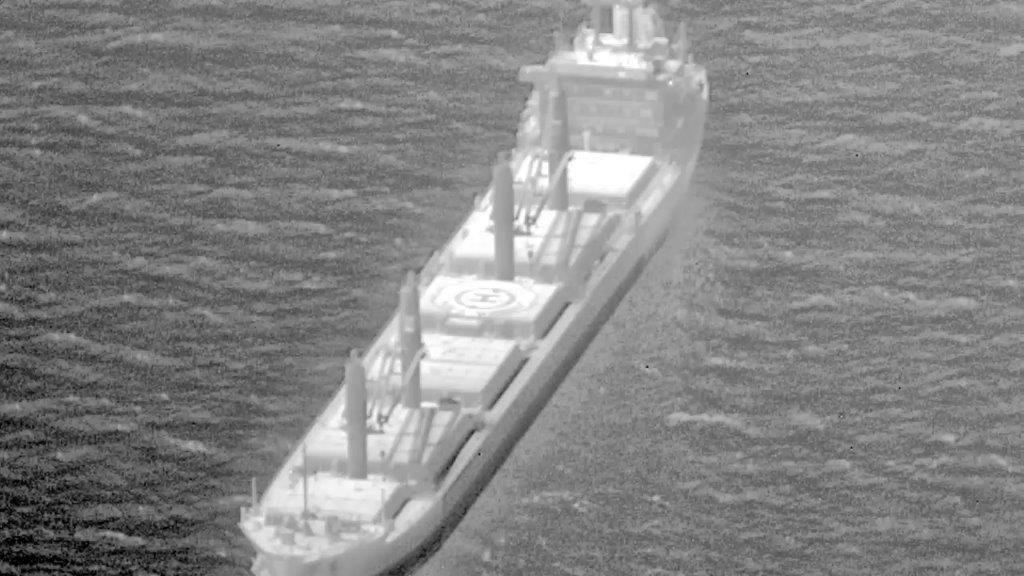
%> input picture compression/frame3.jpg, 1024 x 576 px
$ octave column_compression.m   (GNU Octave 9; MATLAB toolbox functions it lacks are replaced by stand-ins)
%> lines starting %> are read from the running program, lines starting %| are printed output that depends on the picture
### compression/dbbd.m
function [a] = dbbd(n2,m2)

a = zeros(1,1);
j = 1;

m = round(n2/m2);

%%%There should be m = n2/m2 number of 1s in ecah row.
%%%Hence,for 25% CR, m would become a fraction, hence, that's not possible!
%%%So, we can't do 25% CR with DBBD!

for i =1:m2
    a(i,j:j+m-1)=1;
    j = j+m;
end

end

### compression/column_compression.m
clear all;
clc;
%

%%%%%%%%%%%%%%% Image Input %%%%%%%%%%%
%p = imread('test.png');
p = imread('frame3.jpg'); %% Reading image file
%> p is the input picture: size 576x1024x3 uint8; min 0, max 255, mean 132.3
p = rgb2gray(p); %%Gray-scale conversion
%> p: size 576x1024 uint8
p = im2double(p); %%unit8 to double conversion
%> p: size 576x1024 double
%imshow(p);


%%%%%%%%%%%% Extracting column from the image %%%%%%%%%

%%% t= 256*0+1:512*1; %For extracting 512 samples from the signal.
t= 256*0+1:576*1; %% length of row
data(1,:)= p(1,t); %%Copying data

%%% Selection of compression ratio
compression_ratio = 50;

%%%%%%%%%%%%%%%%%%%%% Declaration %%%%%%%%%%%%%%%%%%%%%%%%%%%%
n2 = 64;  %number of samples in each segment
c_r = (100 - compression_ratio)/100;
m2 = round(n2*c_r); %number of samples in compressed segment
%%CR = (1-m2/n2)*100;

%%%%%%%%%%%%%% Initial Calculations %%%%%%%%%%%%%%%%%%%%%%%%

%l = length(data(1,:));
l = length(p);
%> l = 1024
Kronecker_Factor = length(p(:,1))/n2; %column length is considered as a reference Kronecker Factor
%> Kronecker_Factor = 9

n1 = n2*Kronecker_Factor;
%> n1 = 576
m1 = m2*Kronecker_Factor;
%> m1 = 288

%%% Storage space allocation %%%

test_y1 = zeros(m1,l);
%> test_y1: size 288x1024 double; every value is 0

%%%%%%%%%%%%%%%%%%%%%%%%%%% Formation of Measurement Matrix %%%%%%%%%

%Main_Measurement_Matrix=((1/m2)^2)*randn(round(m2),n2); %Normal Distribution
Main_Measurement_Matrix = dbbd(n2,m2); %%Need a python equivalent function of dbbd(n2,m2)

%%For finding matrix of required size
Kron_Measurement_Matrix=kron(eye(n1/n2),Main_Measurement_Matrix); %%numpy.kron(A,B) is python equivalent

%%%%%%%%% Not needed in python %%%%%%
% A1=Kron_Measurement_Matrix*dict1;
% A2=Main_Measurement_Matrix*dict2;

%%%%%%%%%%%%%%%%%%%% Compressing image %%%%%%%%%%%%%%%%%%%%%
for column = 1:l

%%%%%%%%%%% Do not activate %%%%%%%%%%%%%%%%%%%%%%%%%%%
% [6 lines of commented-out code are left out]
%%%%%%%%%%%%%%%%%%%%%%%%%%%%%%%%%%%%%%%%%%%%%%%%%%%%%%%

%%%%%%%%%%%%%%%%%%%%%%%%%%%%%%%%%%%%%%%%%%%%%%%%%%%%%%%

signal= p(:,column);

for i=1:l/n1

       y1=Kron_Measurement_Matrix*signal((i-1)*n1+1:n1*i,1);
       test_y1(:,column) = y1;

end


%  end
end
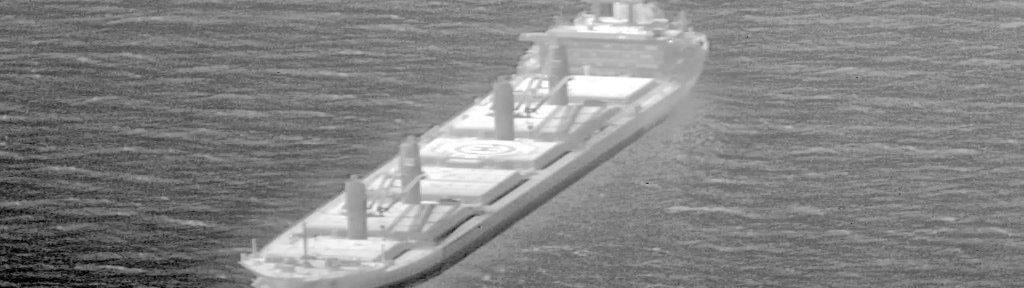
%> test_y1: size 288x1024 double; min 0, max 2, mean 1.04; drawn with min black and max white


t_y1 = uint8(255 * mat2gray(test_y1)); %%%unit8 conversion

figure, imshow(t_y1)

%%%%%%%%%%%%%%%%%%%%%% File Storage %%%%%%%%%%%%%%%%%%%%%%%

% filename = 'frame3';
% figure, imshow(t_y1)
% imwrite(t_y1,['c_',filename,'_',num2str(compression_ratio),'.jpg']);

$ run again, with compression/ir_frame1.jpg copied over compression/frame3.jpg
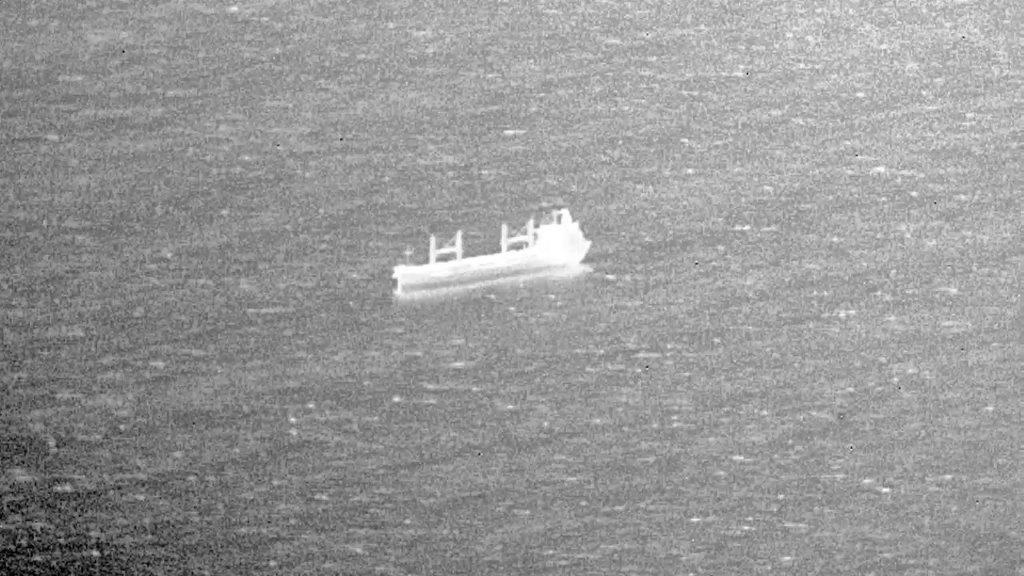
%> input picture compression/ir_frame1.jpg, 1024 x 576 px
%> p is the input picture: size 576x1024x3 uint8; min 0, max 255, mean 151.6
%> Kronecker_Factor = 9
%> n1 = 576
%> m1 = 288
%> after the loop `for column = 1:l`:
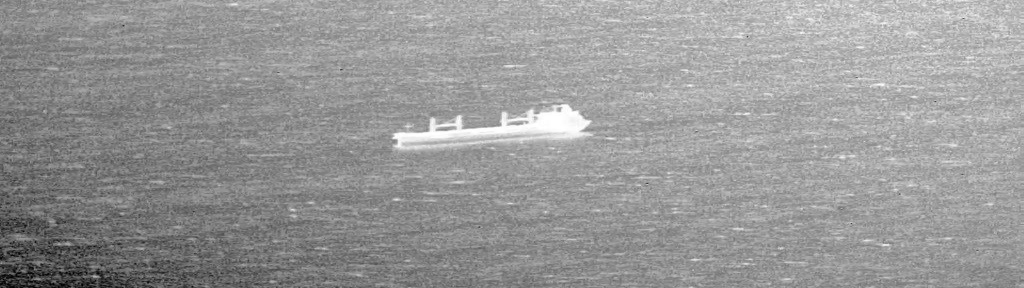
%> test_y1: size 288x1024 double; min 0, max 2, mean 1.19; drawn with min black and max white

$ run again, with compression/ir_frame2.jpg copied over compression/frame3.jpg
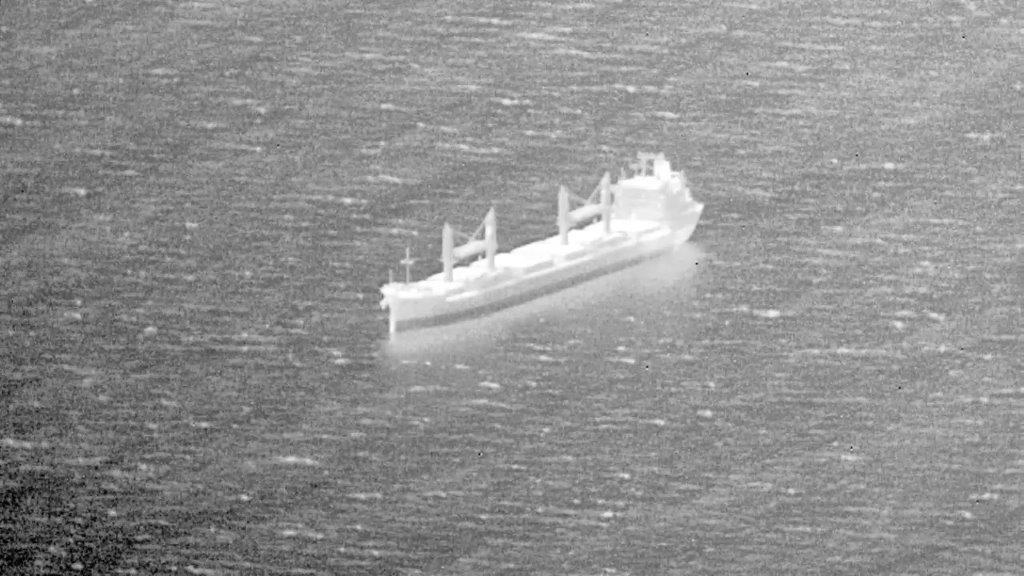
%> input picture compression/ir_frame2.jpg, 1024 x 576 px
%> p is the input picture: size 576x1024x3 uint8; min 0, max 255, mean 144
%> Kronecker_Factor = 9
%> n1 = 576
%> m1 = 288
%> after the loop `for column = 1:l`:
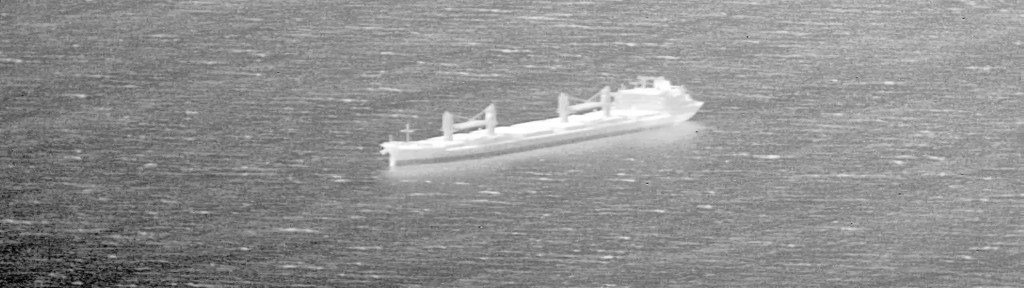
%> test_y1: size 288x1024 double; min 0, max 2, mean 1.13; drawn with min black and max white
